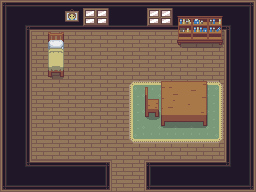

This game map was drawn from its Tiled (.tmx) file and the tilesets committed beside it. A one-line description and the full map source follow:
An orthogonal 16x12 tile map with 16x16 px tiles, 4 tile layers (fondo, paredes, decoraciones, muebles) and 4 objects.

<map version="1.8" tiledversion="1.8.2" orientation="orthogonal" renderorder="right-down" width="16" height="12" tilewidth="16" tileheight="16" infinite="0" nextlayerid="6" nextobjectid="5">
 <tileset firstgid="1" source="Casas.tsx" />
 <layer id="1" name="fondo" width="16" height="12">
  <data encoding="csv">
41,41,41,41,41,41,41,41,41,41,41,41,41,41,41,41,
41,41,41,41,41,41,41,41,41,41,41,41,41,41,41,41,
41,41,41,41,41,41,41,41,41,41,41,41,41,41,41,41,
41,41,41,41,41,41,41,41,41,41,41,41,41,41,41,41,
41,41,41,41,41,41,41,41,41,41,41,41,41,41,41,41,
41,41,41,41,41,41,41,41,41,41,41,41,41,41,41,41,
41,41,41,41,41,41,41,41,41,41,41,41,41,41,41,41,
41,41,41,41,41,41,41,41,41,41,41,41,41,41,41,41,
41,41,41,41,41,41,41,41,41,41,41,41,41,41,41,41,
41,41,41,41,41,41,41,41,41,41,41,41,41,41,41,41,
41,41,41,41,41,41,41,41,41,41,41,41,41,41,41,41,
41,41,41,41,41,41,41,41,41,41,41,41,41,41,41,41
</data>
 </layer>
 <layer id="3" name="paredes" width="16" height="12">
  <data encoding="csv">
2,3,3,3,3,3,3,3,3,3,3,3,3,3,3,4,
42,5,83,83,83,83,83,83,83,83,83,83,83,83,6,44,
42,44,0,0,0,0,0,0,0,0,0,0,0,0,42,44,
42,44,0,0,0,0,0,0,0,0,0,0,0,0,42,44,
42,44,0,0,0,0,0,0,0,0,0,0,0,0,42,44,
42,44,0,0,0,0,0,0,0,0,0,0,0,0,42,44,
42,44,0,0,0,0,0,0,0,0,0,0,0,0,42,44,
42,44,0,0,0,0,0,0,0,0,0,0,0,0,42,44,
42,44,0,0,0,0,0,0,0,0,0,0,0,0,42,44,
42,44,0,0,0,0,0,0,0,0,0,0,0,0,42,44,
42,45,3,3,3,3,4,0,0,2,3,3,3,3,46,44,
82,83,83,83,83,83,84,0,0,82,83,83,83,83,83,84
</data>
 </layer>
 <layer id="2" name="decoraciones" width="16" height="12">
  <data encoding="csv">
0,0,0,0,403,170,171,0,0,170,171,0,0,0,0,0,
0,0,0,0,443,210,211,0,0,210,211,0,0,0,0,0,
0,0,0,0,0,0,0,0,0,0,0,0,0,0,0,0,
0,0,0,0,0,0,0,0,0,0,0,0,0,0,0,0,
0,0,0,0,0,0,0,0,0,0,0,0,0,0,0,0,
0,0,0,0,0,0,0,0,281,282,282,282,282,283,0,0,
0,0,0,0,0,0,0,0,321,322,322,322,322,323,0,0,
0,0,0,0,0,0,0,0,321,322,322,322,322,323,0,0,
0,0,0,0,0,0,0,0,361,362,362,362,362,363,0,0,
0,0,0,0,0,0,0,0,0,0,0,0,0,0,0,0,
0,0,0,0,0,0,0,0,0,0,0,0,0,0,0,0,
0,0,0,0,0,0,0,0,0,0,0,0,0,0,0,0
</data>
 </layer>
 <layer id="4" name="muebles" width="16" height="12">
  <data encoding="csv">
0,0,0,0,0,0,0,0,0,0,0,0,0,0,0,0,
0,0,0,0,0,0,0,0,0,0,0,484,485,486,0,0,
0,0,0,57,0,0,0,0,0,0,0,524,525,526,0,0,
0,0,0,97,0,0,0,533,534,0,0,0,0,0,0,0,
0,0,0,137,0,0,0,0,0,0,0,0,0,0,0,0,
0,0,0,0,0,0,0,0,0,177,51,52,53,0,0,0,
0,0,0,0,0,0,0,0,0,217,91,92,93,0,0,0,
0,0,0,0,0,0,0,0,0,257,131,132,133,0,0,0,
0,0,0,0,0,0,0,0,0,0,0,0,0,0,0,0,
0,0,0,0,0,0,0,0,0,0,0,0,0,0,0,0,
0,0,0,0,0,0,0,0,0,0,0,0,0,0,0,0,
0,0,0,0,0,0,0,0,0,0,0,0,0,0,0,0
</data>
 </layer>
 <objectgroup id="5" name="colisiones">
  <object id="1" x="30" y="30">
   <polygon points="0,0 147.75,0.0625 148,8.9375 147,9.8125 147.063,13.0625 148.125,15 150.75,15 151.438,13.125 187.938,12.875 189.125,15.25 191.75,15.25 192.875,13.25 192.938,10.125 192,9.125 192.125,0.1875 195.938,0.0625 196.063,132.25 116.188,132.063 116.063,162 226,162.063 226,-29.8125 -29.9375,-30.0625 -30.125,162 79.9375,161.75 80,132.217 -0.0869565,132.087" />
  </object>
  <object id="2" x="47.913" y="77">
   <polygon points="0,0 4.04348,0.0434783 4.65217,-3.91304 11.3478,-3.95652 12.2174,0.130435 15.9565,0.0434783 16.087,-44.7826 13.2174,-44.8261 12.6522,-43.9565 3.91304,-44.0435 3.13043,-44.913 0.130435,-44.9565" />
  </object>
  <object id="3" x="145" y="116.938">
   <polygon points="0,0 -0.0625,-29.875 2.875,-29.9375 3,-18 13.6875,-17.875 14,-0.0625 10.1875,0.0625 9.3125,-3.8125 4.75,-3.8125 3.875,0.0625" />
  </object>
  <object id="4" x="161" y="125.938">
   <polygon points="0,0 3.875,0 4.5625,-3.875 40.875,-4.0625 42.0625,0.125 45.75,0.1875 46,-44.6875 0.1875,-44.6875" />
  </object>
 </objectgroup>
</map>
